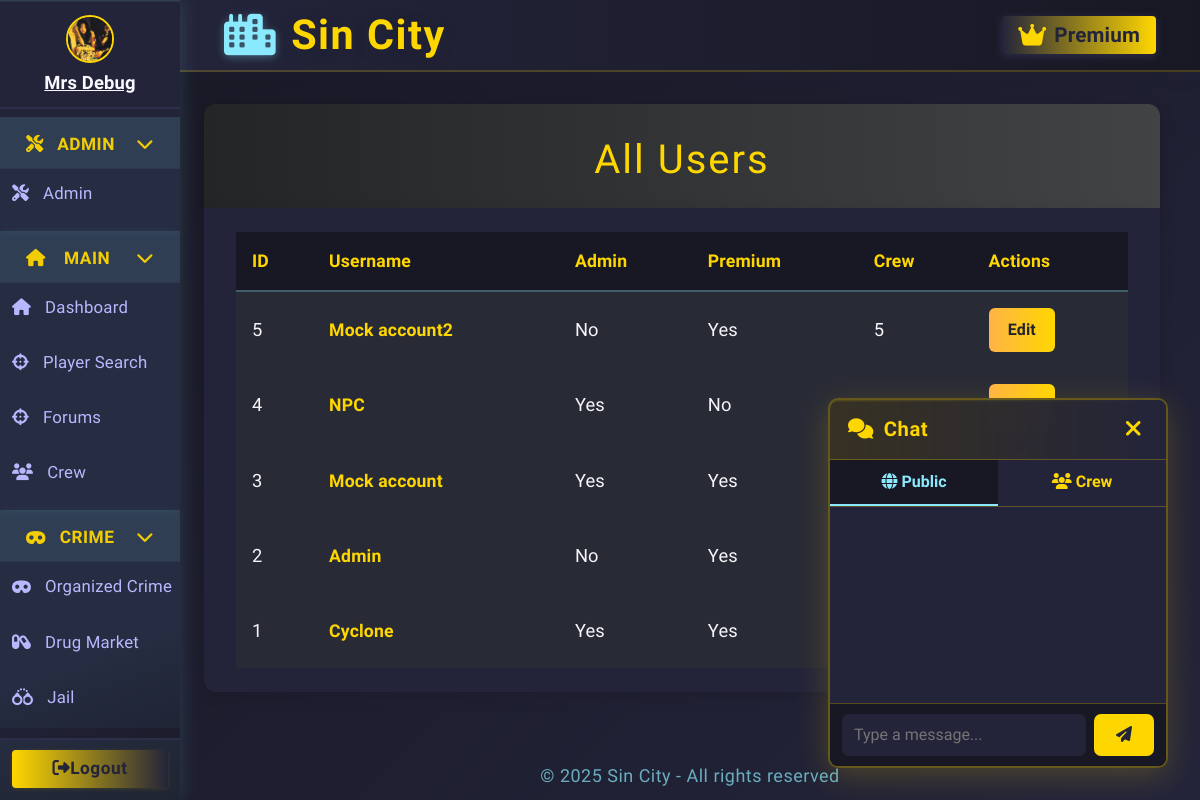
Before: /admin/users (signed in) with the older database file.
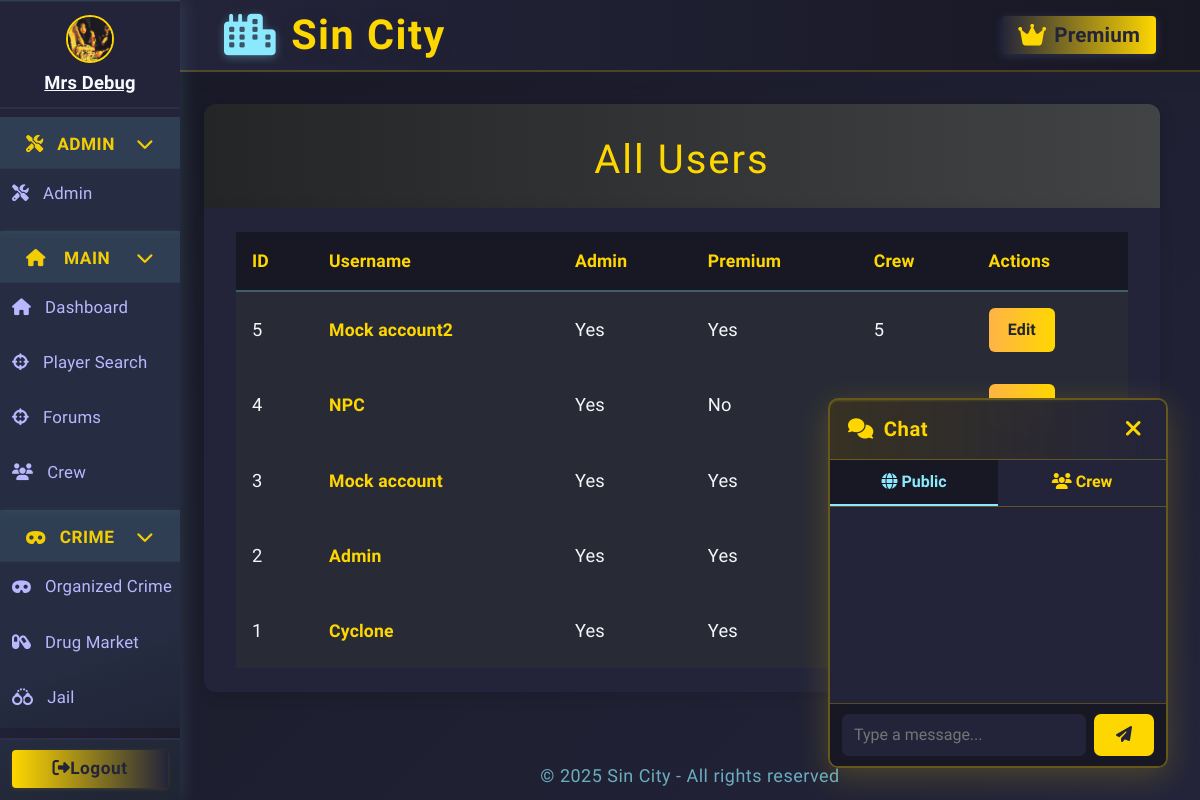
After: the same page with the newer database file.
### app.py (models this page shows, shortened)
class User(db.Model, UserMixin):
    __tablename__ = 'user'
    id = db.Column(db.Integer, primary_key=True)
    username = db.Column(db.String(12), unique=True, nullable=False)
    password_hash = db.Column(db.String(150), nullable=False)
    crew_id = db.Column(db.Integer, db.ForeignKey('crew.id'), nullable=True)
    last_seen = db.Column(db.DateTime, default=datetime.utcnow)
    last_earned = db.Column(db.DateTime, default=None, nullable=True)
    is_admin = db.Column(db.Boolean, default=False)
    premium = db.Column(db.Boolean, default=False)
    premium_until = db.Column(db.DateTime, nullable=True)
    last_known_ip = db.Column(db.String(45))
    organized_crime_id = db.Column(db.Integer, db.ForeignKey('organized_crime.id'))
    last_crime_time = db.Column(db.DateTime, nullable=True)
    gun_id = db.Column(db.Integer, db.ForeignKey('shop_item.id'), nullable=True)
    gun = db.relationship('ShopItem', foreign_keys=[gun_id])
    character = db.relationship('Character', backref='master', uselist=False, foreign_keys='Character.master_id')
    kills = db.Column(db.Integer, default=0)
    characters = db.relationship('Character', backref='owner', lazy=True,    foreign_keys='Character.master_id')
    linked_characters = db.relationship('Character', foreign_keys='Character.user_id')

### app.py (the view)
@admin_bp.route('/users')
@admin_required
def admin_users():
    users = User.query.order_by(User.id.desc()).all()
    return render_template('admin/users.html', users=users)

### app.py (called while the page is built)
def admin_required(f):
    from functools import wraps
    @wraps(f)
    def decorated_function(*args, **kwargs):
        if not current_user.is_authenticated or not getattr(current_user, 'is_admin', False):
            flash("Admin access required.", "danger")
            return redirect(url_for('dashboard'))
        return f(*args, **kwargs)
    return decorated_function

@app.context_processor
def inject_user():
    return dict(user=current_user)

@app.before_request
def update_last_seen():
    if current_user.is_authenticated:
        now = datetime.utcnow()
        if not current_user.last_seen or (now - current_user.last_seen).seconds > 1:
            current_user.last_seen = now
            db.session.commit()

@app.before_request
def enable_sqlite_fk():
    if db.engine.url.drivername == 'sqlite':
        with db.engine.connect() as conn:
            conn.execute(db.text("PRAGMA foreign_keys=ON"))

@login_manager.user_loader
def load_user(user_id):
    return db.session.get(User, int(user_id))

@app.context_processor
def inject_now():
    from datetime import datetime
    return {'now': datetime.utcnow}

### templates/admin/users.html (shortened to what this page needs)
{% extends "base.html" %}
{% block content %}
<div class="users-header">
    <h1>All Users</h1>
</div>
<div class="users-list">
    <table class="users-table">
        <tr>
            <th>ID</th>
            <th>Username</th>
            <th>Admin</th>
            <th>Premium</th>
            <th>Crew</th>
            <th>Actions</th>
        </tr>
        {% for user in users %}
        <tr>
            <td>{{ user.id }}</td>
            <td><span class="user-link">{{ user.username }}</span></td>
            <td>{{ 'Yes' if user.is_admin else 'No' }}</td>
            <td>{{ 'Yes' if user.premium else 'No' }}</td>
            <td>{{ user.crew_id or '-' }}</td>
            <td>
                <div class="user-actions">
                    <a href="{{ url_for('admin.admin_edit_user', user_id=user.id) }}" class="btn btn-primary">Edit</a>
                </div>
            </td>
        </tr>
        {% else %}
        <tr>
            <td colspan="6" style="color:#b8b8ff;">No users found.</td>
        </tr>
        {% endfor %}
    </table>
</div>
{% endblock %}

Changed rows visible on the page:
changed User "Mock account2": is_admin "No" → "Yes"
changed User "Admin": is_admin "No" → "Yes"
